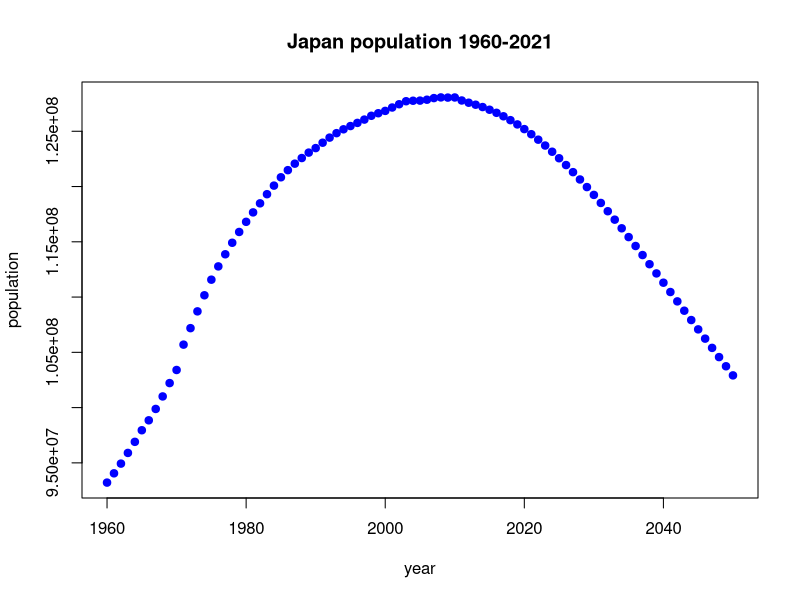

This figure's R source:
library(readxl)
Japan_population <- read_excel("Japan_population_data.xlsx")
plot(y=Japan_population$Population,x=Japan_population$year, main ="Japan population 1960-2021",ylab = "population",xlab = "year",
     col="blue", pch=19)
